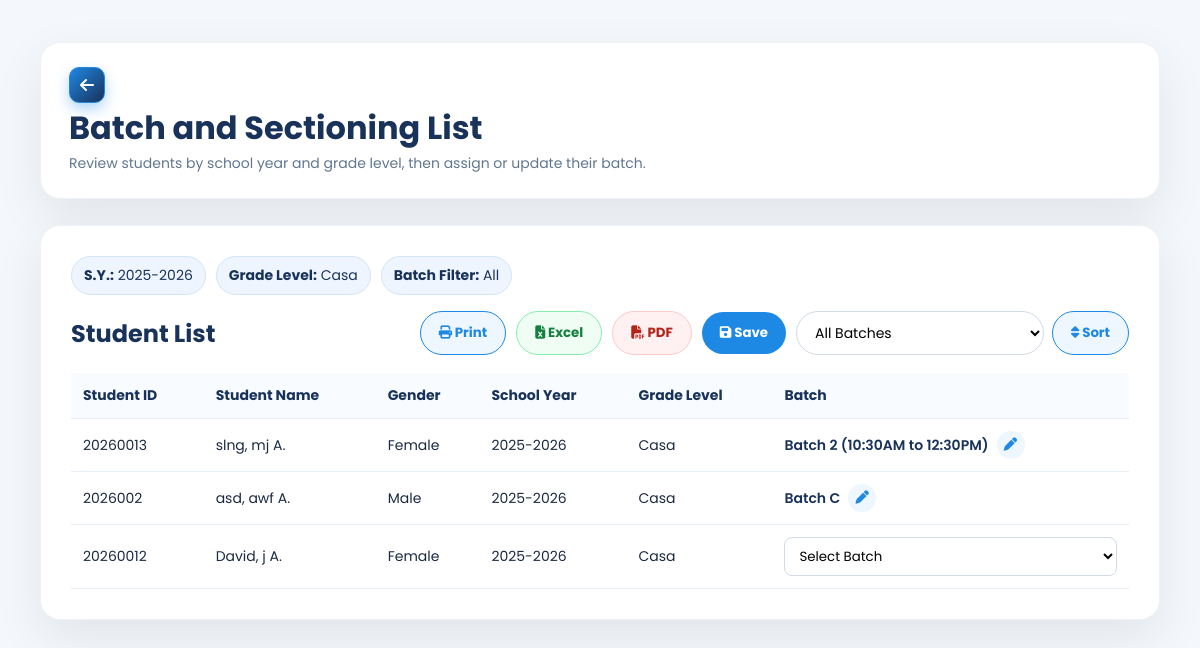
The page /SmartEnroll/batch_sectioning_list.php?school_year=2025-2026&grade_level=Casa on the database its author committed.
### tables this page shows
CREATE TABLE `enrollments` (
  `id` int(11) NOT NULL,
  `grade_level` varchar(50) DEFAULT NULL,
  `student_id` varchar(20) DEFAULT NULL,
  `school_year` varchar(20) DEFAULT NULL,
  `completion_date` date DEFAULT NULL,
  `learner_lname` varchar(100) DEFAULT NULL,
  `learner_fname` varchar(100) DEFAULT NULL,
  `learner_mname` varchar(100) DEFAULT NULL,
  `learner_ext` varchar(20) DEFAULT NULL,
  `nickname` varchar(100) DEFAULT NULL,
  `sex` varchar(20) DEFAULT NULL,
  `dob` varchar(20) DEFAULT NULL,
  `age` int(11) DEFAULT NULL,
  `mother_tongue` varchar(100) DEFAULT NULL,
  `religion` varchar(100) DEFAULT NULL,
  `email` varchar(150) DEFAULT NULL,
  `province` varchar(100) DEFAULT NULL,
  `municipality` varchar(100) DEFAULT NULL,
  `barangay` varchar(100) DEFAULT NULL,
  `street` varchar(150) DEFAULT NULL,
  `father_lname` varchar(100) DEFAULT NULL,
  `father_fname` varchar(100) DEFAULT NULL,
  `father_mname` varchar(100) DEFAULT NULL,
  `father_occ` varchar(100) DEFAULT NULL,
  `father_contact` varchar(50) DEFAULT NULL,
  `mother_lname` varchar(100) DEFAULT NULL,
  `mother_fname` varchar(100) DEFAULT NULL,
  `mother_mname` varchar(100) DEFAULT NULL,
  `mother_occ` varchar(100) DEFAULT NULL,
  `mother_contact` varchar(50) DEFAULT NULL,
  `mother_maiden` varchar(100) DEFAULT NULL,
  `guardian_type` varchar(50) DEFAULT NULL,
  `guardian_lname` varchar(100) DEFAULT NULL,
  `guardian_fname` varchar(100) DEFAULT NULL,
  `guardian_mname` varchar(100) DEFAULT NULL,
  `guardian_occ` varchar(100) DEFAULT NULL,
  `guardian_contact` varchar(50) DEFAULT NULL,
  `emergency1_name` varchar(150) DEFAULT NULL,
  `emergency1_relationship` varchar(100) DEFAULT NULL,
  `emergency1_contact` varchar(50) DEFAULT NULL,
  `emergency2_name` varchar(150) DEFAULT NULL,
  `emergency2_relationship` varchar(100) DEFAULT NULL,
  `emergency2_contact` varchar(50) DEFAULT NULL,
  `emergency3_name` varchar(150) DEFAULT NULL,
  `emergency3_relationship` varchar(100) DEFAULT NULL,
  `emergency3_contact` varchar(50) DEFAULT NULL,
  `special_needs` text DEFAULT NULL,
  `medication` varchar(10) DEFAULT NULL,
  `medication_details` text DEFAULT NULL,
  `created_at` timestamp NOT NULL DEFAULT current_timestamp()
);

### SmartEnroll/batch_sectioning_list.php (the view, shortened to what this page needs)
<?php
$students = [];
$errorMessage = '';
$selectedSchoolYear = isset($_GET['school_year']) ? trim((string)$_GET['school_year']) : '';
$selectedGrade = isset($_GET['grade_level']) ? trim((string)$_GET['grade_level']) : '';
function connectEnrollmentDb(): mysqli
{
    $conn = new mysqli('127.0.0.1', 'root', '', 'smartenroll');
    $conn->set_charset('utf8mb4');
    return $conn;
}
$selectedBatchFilter = isset($_GET['filter_batch']) ? trim((string)$_GET['filter_batch']) : '';
if ($selectedSchoolYear === '' || $selectedGrade === '') {
    $errorMessage = 'Please select both School Year and Grade Level first.';
} else {
    try {
        $conn = connectEnrollmentDb();
        $sql = "
            SELECT
                e.id AS enrollment_id,
                COALESCE(e.student_id, '') AS student_id,
                COALESCE(e.learner_lname, '') AS learner_lname,
                COALESCE(e.learner_fname, '') AS learner_fname,
                COALESCE(e.learner_mname, '') AS learner_mname,
                COALESCE(e.sex, '') AS sex,
                COALESCE(e.grade_level, '') AS grade_level,
                COALESCE(e.school_year, '') AS school_year,
                COALESCE(ba.batch_name, '') AS assigned_batch
            FROM enrollments e
            LEFT JOIN batch_assignments ba
                ON ba.enrollment_id = e.id
            WHERE COALESCE(e.grade_level, '') = ?
              AND COALESCE(e.school_year, '') = ?
        ";
        $sql .= "
            ORDER BY
                CASE WHEN COALESCE(ba.batch_name, '') = '' THEN 1 ELSE 0 END,
                ba.batch_name ASC,
                CASE
                    WHEN LOWER(COALESCE(e.sex, '')) = 'male' THEN 1
                    WHEN LOWER(COALESCE(e.sex, '')) = 'female' THEN 2
                    ELSE 3
                END,
                e.learner_lname ASC,
                e.learner_fname ASC
        ";
        $stmt = $conn->prepare($sql);
        if ($selectedBatchFilter !== '') {
            $stmt->bind_param('sss', $selectedGrade, $selectedSchoolYear, $selectedBatchFilter);
        } else {
            $stmt->bind_param('ss', $selectedGrade, $selectedSchoolYear);
        }
        $stmt->execute();
        $result = $stmt->get_result();
        while ($row = $result->fetch_assoc()) {
            $middleInitial = '';
            if (!empty($row['learner_mname'])) {
                $middleInitial = strtoupper(substr($row['learner_mname'], 0, 1)) . '.';
            }
            $fullName = trim($row['learner_lname'] . ', ' . $row['learner_fname'] . ' ' . $middleInitial);
            $row['full_name'] = preg_replace('/\s+/', ' ', $fullName);
            $students[] = $row;
        }
    } catch (Throwable $e) {
        if (isset($conn) && $conn instanceof mysqli) {
            try {
                $conn->rollback();
            } catch (Throwable $ignore) {
            }
        }
        $errorMessage = 'Unable to load or save batch assignments. ' . $e->getMessage();
    }
}
$queryBase = 'school_year=' . urlencode($selectedSchoolYear) . '&grade_level=' . urlencode($selectedGrade);
?>
<!DOCTYPE html>
<html lang="en">
<head>
    <link rel="stylesheet" href="https://cdnjs.cloudflare.com/ajax/libs/font-awesome/6.5.0/css/all.min.css">
    <link rel="stylesheet" href="css/batch_sectioning.css">
</head>
<body>
    <main class="bs-main">
        <div class="bs-page-header">
            <div class="bs-header-left">
                <a href="batch_sectioning.php" class="back-btn" aria-label="Back to filter" title="Back to filter">
                    <i class="fas fa-arrow-left"></i>
                </a>
                <div class="bs-header-title">
                    <h1>Batch and Sectioning List</h1>
                    <p>Review students by school year and grade level, then assign or update their batch.</p>
                </div>
            </div>
        </div>
        <section class="card">
            <div class="filter-bar">
                <div class="filter-badge"><strong>S.Y.:</strong> <?= htmlspecialchars($selectedSchoolYear !== '' ? $selectedSchoolYear : 'N/A') ?></div>
                <div class="filter-badge"><strong>Grade Level:</strong> <?= htmlspecialchars($selectedGrade !== '' ? $selectedGrade : 'N/A') ?></div>
                <div class="filter-badge"><strong>Batch Filter:</strong> <?= htmlspecialchars($selectedBatchFilter !== '' ? $selectedBatchFilter : 'All') ?></div>
            </div>
            <div class="section-header">
                <h2 class="list-title">Student List</h2>
                <div class="section-actions">
                    <button type="button" class="print-btn" id="printListBtn" title="Print List">
                        <i class="fas fa-print"></i> Print
                    </button>
                    <button type="button" class="print-btn excel-btn" id="excelListBtn" title="Export Excel">
                        <i class="fas fa-file-excel"></i> Excel
                    </button>
                    <button type="button" class="print-btn pdf-btn" id="pdfListBtn" title="Export PDF">
                        <i class="fas fa-file-pdf"></i> PDF
                    </button>
                    <button type="submit" form="studentSectioningForm" class="save-btn" id="saveBatchesBtn" disabled>
                        <i class="fas fa-save"></i> Save
                    </button>
                    <form action="batch_sectioning_list.php" method="get" class="sort-form">
                        <select name="filter_batch" class="sort-select">
                            <option value="">All Batches</option>
                        </select>
                        <button type="submit" class="sort-btn">
                            <i class="fas fa-sort"></i> Sort
                        </button>
                    </form>
                </div>
            </div>
            <form id="studentSectioningForm" action="batch_sectioning_list.php?<?= htmlspecialchars($queryBase) ?>" method="post">
                <div class="table-wrap">
                    <table>
                        <thead>
                            <tr>
                                <th>Student ID</th>
                                <th>Student Name</th>
                                <th>Gender</th>
                                <th>School Year</th>
                                <th>Grade Level</th>
                                <th>Batch</th>
                            </tr>
                        </thead>
                        <tbody>
                            <?php if ($errorMessage !== ''): ?>
                                <tr>
                                    <td colspan="6" class="empty-row"><?= htmlspecialchars($errorMessage) ?></td>
                                </tr>
                            <?php elseif (empty($students)): ?>
                                <tr>
                                    <td colspan="6" class="empty-row">No students found for this filter.</td>
                                </tr>
                            <?php else: ?>
                                <?php foreach ($students as $student): ?>
                                    <tr>
                                        <td><?= htmlspecialchars($student['student_id'] !== '' ? $student['student_id'] : 'N/A') ?></td>
                                        <td><?= htmlspecialchars($student['full_name']) ?></td>
                                        <td><?= htmlspecialchars($student['sex'] !== '' ? $student['sex'] : 'N/A') ?></td>
                                        <td><?= htmlspecialchars($student['school_year'] !== '' ? $student['school_year'] : 'N/A') ?></td>
                                        <td><?= htmlspecialchars($student['grade_level'] !== '' ? $student['grade_level'] : 'N/A') ?></td>
                                        <td>
                                            <?php $hasAssignedBatch = trim((string)$student['assigned_batch']) !== ''; ?>
                                            <div class="batch-cell <?= $hasAssignedBatch ? 'is-locked' : 'is-editing' ?>">
                                                <div class="batch-display <?= $hasAssignedBatch ? '' : 'is-hidden' ?>">
                                                    <span class="batch-value"><?= htmlspecialchars($student['assigned_batch']) ?></span>
                                                    <button type="button" class="batch-edit-btn" title="Edit batch">
                                                        <i class="fas fa-pen"></i>
                                                    </button>
                                                </div>
                                                <select
                                                    class="batch-select <?= $hasAssignedBatch ? 'is-hidden' : '' ?>"
                                                    name="batch_for_row_<?= (int)$student['enrollment_id'] ?>"
                                                    data-original="<?= htmlspecialchars($student['assigned_batch']) ?>"
                                                >
                                                    <option value="">Select Batch</option>
                                                </select>
                                            </div>
                                        </td>
                                    </tr>
                                <?php endforeach; ?>
                            <?php endif; ?>
                        </tbody>
                    </table>
                </div>
            </form>
        </section>
    </main>
</body>
</html>

### SmartEnroll/css/batch_sectioning.css (style rules this page uses)
* { box-sizing: border-box; margin: 0; padding: 0; font-family: 'Poppins', sans-serif; }
body { background: #f4f7fb; color: #1b2a41; min-height: 100vh; }
.bs-page-header { margin-bottom: 26px; background: #ffffff; border: 1px solid #eef2f7; border-radius: 20px; padding: 24px 28px; box-shadow: 0 18px 50px rgba(15, 23, 42, 0.08); }
.bs-header-left { display: flex; flex-direction: column; align-items: flex-start; gap: 6px; }
.bs-header-title { text-align: left; }
.bs-header-title h1 { font-size: 32px; line-height: 1.2; color: #19325a; }
.bs-header-title p { margin-top: 6px; font-size: 14px; color: #61768f; }
.save-btn { border: none; color: #fff; background: #1e88e5; font-weight: 700; padding: 11px 18px; border-radius: 999px; cursor: pointer; transition: 0.2s ease; }
.sort-btn { display: inline-block; text-decoration: none; border: 1px solid #1e88e5; color: #1e88e5; background: #eef6ff; font-weight: 700; padding: 11px 18px; border-radius: 999px; transition: 0.2s ease; }
.print-btn { border: 1px solid #1e88e5; color: #1e88e5; background: #eef6ff; font-weight: 700; padding: 11px 18px; border-radius: 999px; cursor: pointer; transition: 0.2s ease; }
.excel-btn { color: #15803d; border-color: #86efac; background: #f0fdf4; }
.pdf-btn { color: #b42318; border-color: #fecaca; background: #fff1f2; }
.back-btn { display: inline-flex; align-items: center; justify-content: center; width: 36px; height: 36px; color: #ffffff; background: linear-gradient(135deg, #1e88e5, #19325a); border: 1px solid #1e88e5; text-decoration: none; font-weight: 700; padding: 0; border-radius: 10px; box-shadow: 0 6px 14px rgba(30, 136, 229, 0.35); transition: transform 0.2s ease, box-shadow 0.2s ease, background 0.2s ease; }
.back-btn i { display: block; line-height: 1; }
.bs-main { max-width: min(1680px, calc(100vw - 40px)); margin: 0 auto; padding: 42px 20px 56px; }
.card { background: #fff; border-radius: 20px; padding: 30px; border: 1px solid #eef2f7; box-shadow: 0 18px 50px rgba(15, 23, 42, 0.08); width: 100%; }
.card h2 { color: #19325a; font-size: 24px; margin-bottom: 0; }
.list-title { color: #19325a; }
.section-header { display: flex; justify-content: space-between; align-items: center; gap: 12px; margin-bottom: 18px; }
.section-actions { display: flex; gap: 10px; align-items: center; }
.sort-form { display: flex; gap: 8px; align-items: center; }
.sort-select { border: 1px solid #d2dae5; border-radius: 999px; padding: 10px 14px; font-size: 14px; background: #fff; }
.filter-bar { display: flex; flex-wrap: wrap; gap: 10px; margin-bottom: 16px; }
.filter-badge { background: #eef5ff; color: #19325a; border: 1px solid #d4e4f8; border-radius: 999px; padding: 8px 12px; font-size: 14px; }
.table-wrap { overflow-x: auto; }
table { width: 100%; border-collapse: collapse; }
th, td { padding: 12px; border-bottom: 1px solid #e6edf5; text-align: left; font-size: 14px; }
th { background: #f8fbff; color: #19325a; font-weight: 700; }
.batch-select { width: 100%; min-width: 140px; border: 1px solid #d2dae5; border-radius: 8px; padding: 8px 10px; background: #fff; }
.batch-cell { display: flex; align-items: center; gap: 8px; }
.batch-display { display: flex; align-items: center; gap: 8px; }
.batch-value { font-weight: 600; color: #19325a; }
.batch-edit-btn { border: none; background: #eef6ff; color: #1e88e5; width: 28px; height: 28px; border-radius: 50%; cursor: pointer; }

### rows shown on the page
enrollments: student_id "20260013", full_name "slng, mj A.", sex "Female", school_year "2025-2026", grade_level "Casa", assigned_batch "Batch 2 (10:30AM to 12:30PM)"
enrollments: student_id "2026002", full_name "asd, awf A.", sex "Male", school_year "2025-2026", grade_level "Casa", assigned_batch "Batch C"
enrollments: student_id "20260012", full_name "David, j A.", sex "Female", school_year "2025-2026", grade_level "Casa"

### other values the page prints
$selectedSchoolYear !== '' ? $selectedSchoolYear : 'N/A' "2025-2026"
$selectedGrade !== '' ? $selectedGrade : 'N/A' "Casa"
$selectedBatchFilter !== '' ? $selectedBatchFilter : 'All' "All"
